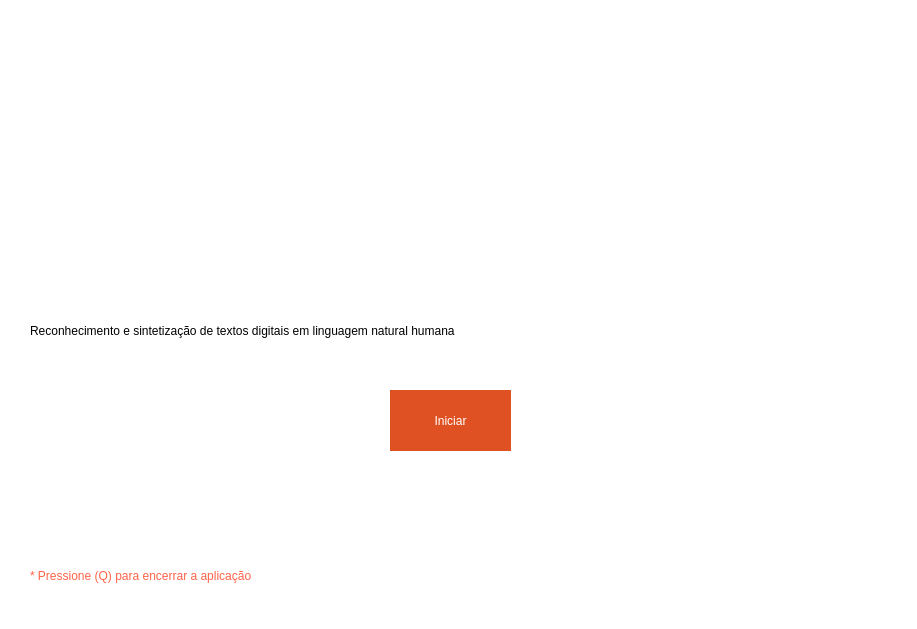
<?xml version="1.0" encoding="UTF-8"?>
<ui version="4.0">
 <class>MainWindow</class>
 <widget class="QMainWindow" name="MainWindow">
  <property name="geometry">
   <rect>
    <x>0</x>
    <y>0</y>
    <width>917</width>
    <height>629</height>
   </rect>
  </property>
  <property name="windowTitle">
   <string>MainWindow</string>
  </property>
  <widget class="QWidget" name="centralwidget">
   <widget class="QWidget" name="widget" native="true">
    <property name="geometry">
     <rect>
      <x>-10</x>
      <y>0</y>
      <width>941</width>
      <height>631</height>
     </rect>
    </property>
    <property name="styleSheet">
     <string notr="true">background-color: qlineargradient(spread:pad, x1:0, y1:0, x2:1, y2:0, stop:0 rgba(255, 255, 255, 255));</string>
    </property>
    <widget class="QPushButton" name="iniciar">
     <property name="geometry">
      <rect>
       <x>400</x>
       <y>390</y>
       <width>121</width>
       <height>61</height>
      </rect>
     </property>
     <property name="styleSheet">
      <string notr="true">background-color: qlineargradient(spread:pad, x1:0, y1:0, x2:1, y2:0, stop:0 rgba(223, 81, 34, 255));
border:none ;
color:white;</string>
     </property>
     <property name="text">
      <string>Iniciar</string>
     </property>
    </widget>
    <widget class="QLabel" name="label">
     <property name="geometry">
      <rect>
       <x>40</x>
       <y>280</y>
       <width>831</width>
       <height>101</height>
      </rect>
     </property>
     <property name="styleSheet">
      <string notr="true">font: 75 italic 18pt &quot;Roboto&quot;;</string>
     </property>
     <property name="text">
      <string>Reconhecimento e sintetização de textos digitais em linguagem natural humana</string>
     </property>
    </widget>
    <widget class="QLabel" name="label_3">
     <property name="geometry">
      <rect>
       <x>100</x>
       <y>30</y>
       <width>721</width>
       <height>291</height>
      </rect>
     </property>
     <property name="text">
      <string/>
     </property>
     <property name="pixmap">
      <pixmap>img1.png</pixmap>
     </property>
    </widget>
   </widget>
   <widget class="QLabel" name="label_2">
    <property name="geometry">
     <rect>
      <x>30</x>
      <y>560</y>
      <width>291</width>
      <height>31</height>
     </rect>
    </property>
    <property name="styleSheet">
     <string notr="true">color: tomato;</string>
    </property>
    <property name="text">
     <string>* Pressione (Q) para encerrar a aplicação</string>
    </property>
   </widget>
  </widget>
 </widget>
 <resources>
  <include location="logo.qrc"/>
 </resources>
 <connections/>
</ui>
